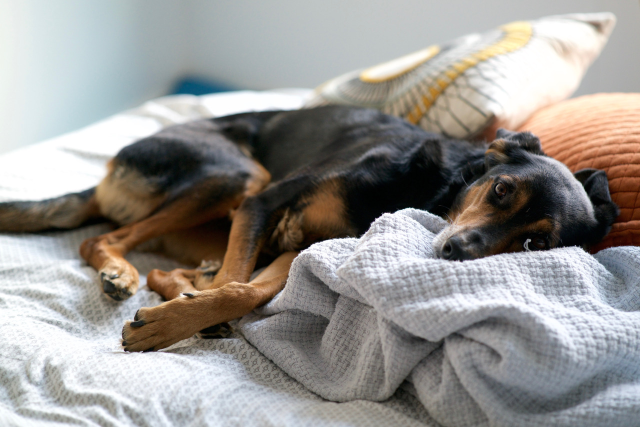
#> input picture U1-Fundamentals/U1.2-Python/AllTheFilters/part4/brooklyn.jpg, 1280 x 854 px (shown at 1/2 size)
$ python filtergram.py
#> lines starting #> are read from the running program, lines starting #| are printed output that depends on the picture
#> the answer given: brooklyn.jpg
### U1-Fundamentals/U1.2-Python/AllTheFilters/part4/filters.py
from PIL import Image
import math

# Return an Image loaded from the specified file.
#  * filename: string, name of file to load
def load_img(filename):
#> called with filename = 'brooklyn.jpg'
  im = Image.open(filename)
#> im is the input picture: PIL image 1280x854 RGB; mean R, G, B 150.7, 147.9, 144.5
  return im

# Display Image to the user (for debugging purposes).
#   * im: Image to display
def show_img(im):
  im.show()

# Save the Image to a file with the specified filename,
#  then show the Image to the user.
#  * im: Image to be saved
#  * filename: string, name to save file as
def save_img(im, filename):
  im.save(filename, "jpeg")
  show_img(im)

# Return a new Image, with Obamicon filter applied.
#  * im: Image to be filtered
def obamicon(im):
  # Load the pixel data from im.
  pixels = im.getdata()
  # Create a list to hold the new image pixel data.
  new_pixels = []

  # Define color constants to use for recoloring.
  darkBlue = (0, 51, 76)
  red = (217, 26, 33)
  lightBlue = (112, 150, 158)
  yellow = (252, 227, 166)

  # Process the pixels in the image.
  for p in pixels:
    # Pixel intensity = R value + G value + B value
    intensity = p[0] + p[1] + p[2]

    if intensity < 182:
      new_pixels.append(darkBlue)

    elif intensity >= 182 and intensity < 364:
      new_pixels.append(red)

    elif intensity >= 364 and intensity < 546:
      new_pixels.append(lightBlue)

    elif intensity >=546:
      new_pixels.append(yellow)
#> this loop made 1093120 passes
#> (p, intensity) on passes 1 to 3: ((237, 242, 238), 717), ((239, 241, 238), 718), ((239, 241, 238), 718)
#> after the loop, new_pixels = 1093120 items

  # Save the filtered pixels as a new image
  newim = Image.new("RGB", im.size)
#> newim: PIL image 1280x854 RGB; every value is 0
  newim.putdata(new_pixels)
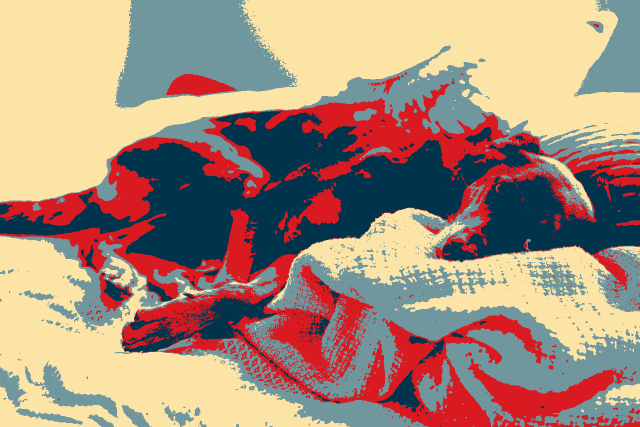
#> newim: PIL image 1280x854 RGB (shown at 1/2 size); mean R, G, B 166.9, 141, 124.5
  return newim

# Return a new Image, with grayscale filter applied.
#  * im: Image to be filtered
def grayscale(im):
  # Load the pixel data from im.
  pixels = im.getdata()
  # Create a list to hold the new image pixel data.
  new_pixels = []

  # Process the pixels in the image.
  for p in pixels:
    new_p = avg_pixel(p)
    new_pixels.append(new_p)
#> after the loop, new_pixels = 1093120 items

  # Save the filtered pixels as a new image
  newim = Image.new("RGB", im.size)
  newim.putdata(new_pixels)
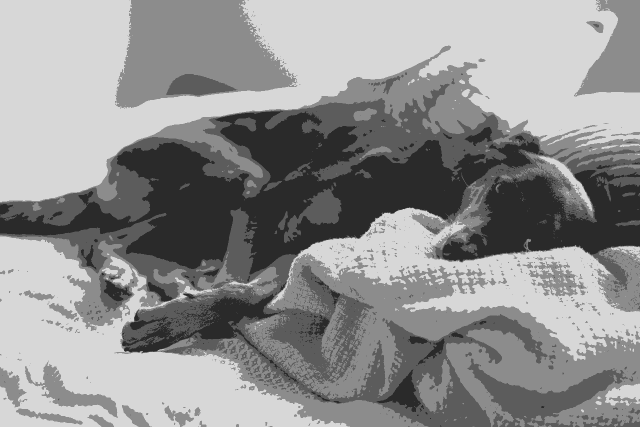
#> newim: PIL image 1280x854 RGB (shown at 1/2 size); min 42, max 215, mean 144.1
  return newim

# Return a sequence of pixels, with emphasize filter applied.
#  * im: Image to be filtered
#  * rgb_color: (r,g,b) tuple, color to be isolated in image
#  * threshold: int, tolerance for which colors should be filtered
def emphasize(im, rgb_color, threshold):
  # Load the pixel data from im.
#> called with rgb_color = (30, 85, 115), threshold = 50
  pixels = im.getdata()
  # Create a list to hold the new image pixel data.
  new_pixels = []

  # Set RGB values for color to isolate in the image
  rtarget = rgb_color[0]
  gtarget = rgb_color[1]
  btarget = rgb_color[2]

  # Process the pixels in the image.
  for p in pixels:
    r = p[0]
    g = p[1]
    b = p[2]

    # Calculate how far away p's color is from the target color.
    #  Use the distance formula:
    #  d = sqrt((rtarget-r)^2 + (gtarget-g)^2 + (btarget-b)^2)
    color_dist = math.sqrt((rtarget-r)**2 + (gtarget-g)**2 + (btarget-b)**2)

    # If p's color is too far away from target color,
    #  make it grayscale. Otherwise, use p's color.
    if color_dist > threshold:
      new_p = avg_pixel(p)
      new_pixels.append(new_p)
    else:
      new_pixels.append(p)
#> this loop made 1093120 passes
#> (r, g, b, color_dist, avg in avg_pixel, new_p) on passes 1 to 12: (237, 242, 238, 287.4, 239, (239, 239, 239)), (239, 241, 238, 288.4, 239, (239, 239, 239)), (239, 241, 238, 288.4, 239, (239, 239, 239)), (239, 241, 238, 288.4, 239, (239, 239, 239)), (237, 242, 238, 287.4, 239, (239, 239, 239)), (236, 242, 238, 286.7, 238, (238, 238, 238)), (234, 243, 238, 285.8, 238, (238, 238, 238)), (233, 244, 238, 285.7, 238, (238, 238, 238)), (239, 239, 237, 286.8, 238, (238, 238, 238)), (238, 240, 237, 286.7, 238, (238, 238, 238)), (238, 240, 237, 286.7, 238, (238, 238, 238)), (238, 240, 237, 286.7, 238, (238, 238, 238))
#> (r, g, b, color_dist, new_p) on passes 61 to 66: (223, 233, 234, 270.8, (230, 230, 230)), (222, 232, 233, 269.1, (229, 229, 229)), (221, 231, 232, 267.4, (228, 228, 228)), (221, 231, 232, 267.4, (228, 228, 228)), (220, 230, 231, 265.7, (227, 227, 227)), (220, 230, 231, 265.7, (227, 227, 227))

  # Save the filtered pixels as a new image
  newim = Image.new("RGB", im.size)
  newim.putdata(new_pixels)
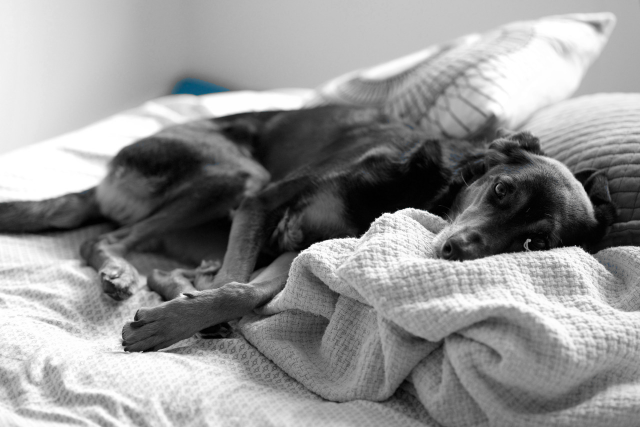
#> newim: PIL image 1280x854 RGB (shown at 1/2 size); mean R, G, B 147.3, 147.5, 147.5
  return newim

# Return a new Image, with add_color filter applied.
#  * im: Image to be filtered
#  * color: (r,g,b) tuple
def add_color(im, color):
  # Load the pixel data from im.
#> called with color = (30, 85, 115)
  pixels = im.getdata()
  # Create a list to hold the new image pixel data.
  new_pixels = []

  # Process the pixels in the image.
  for p in pixels:
    new_r = p[0]+color[0]
    new_g = p[1]+color[1]
    new_b = p[2]+color[2]
    new_pixels.append((new_r, new_g, new_b))
#> this loop made 1093120 passes
#> p on passes 1 to 3: (237, 242, 238), (239, 241, 238), (239, 241, 238)

  # Save the filtered pixels as a new image
  newim = Image.new("RGB", im.size)
  newim.putdata(new_pixels)
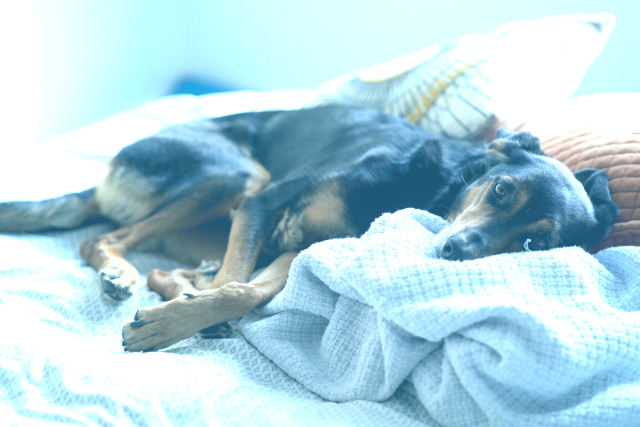
#> newim: PIL image 1280x854 RGB (shown at 1/2 size); mean R, G, B 177.3, 212.1, 223
  return newim

# Return a new Image, with invert filter applied.
#  * im: Image to be filtered
def invert(im):
  # Load the pixel data from im.
  pixels = im.getdata()
  # Create a list to hold the new image pixel data.
  new_pixels = []

  # Process the pixels in the image.
  for p in pixels:
    new_r = 255-p[0]
    new_g = 255-p[1]
    new_b = 255-p[2]
    new_pixels.append((new_r, new_g, new_b))
#> this loop made 1093120 passes
#> p on passes 1 to 3: (255, 255, 255), (255, 255, 255), (255, 255, 255)

  # Save the filtered pixels as a new image
  newim = Image.new("RGB", im.size)
  newim.putdata(new_pixels)
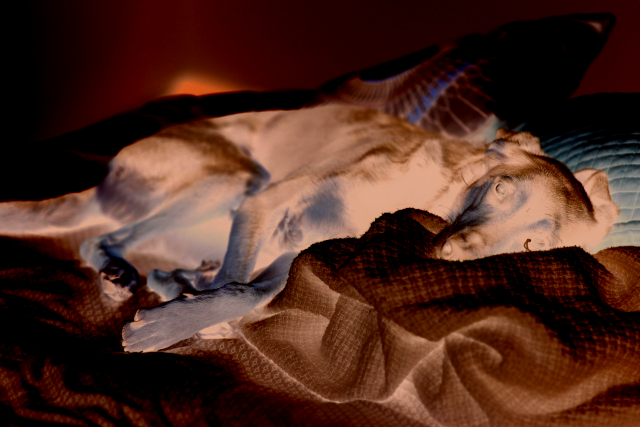
#> newim: PIL image 1280x854 RGB (shown at 1/2 size); mean R, G, B 77.7, 42.9, 32
  return newim

# Helper function.
# Return a grayscale tuple for a single pixel value.
#  * pixel: (r,g,b) tuple
def avg_pixel(pixel):
  # Use the average of p's RGB values to set a new pixel value.
  avg = (pixel[0] + pixel[1] + pixel[2]) // 3 # Use // for int division.
  return (avg, avg, avg) # R = G = B will be a gray pixel!

### U1-Fundamentals/U1.2-Python/AllTheFilters/part4/filtergram.py
import filters

def main():
  # Ask what image the user wants to edit
  filename = input("Enter the name of the image file to edit: ")

  # Load the image from the specified file
  img = filters.load_img(filename)

  # Apply filters!
  newimg = filters.obamicon(img)
  newimg = filters.grayscale(newimg)

  blue = (30,85,115)
  anotherimg = filters.emphasize(img, blue, 50)

  blueimg = filters.add_color(img, blue)

  lastimg = filters.invert(blueimg)

  # Save the final images
  filters.save_img(newimg, "recolored1.jpg")
  filters.save_img(anotherimg, "recolored2.jpg")
  filters.save_img(blueimg, "recolored3.jpg")
  filters.save_img(lastimg, "recolored4.jpg")

if __name__ == '__main__':
  main()
